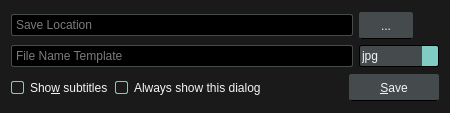
<?xml version="1.0" encoding="UTF-8"?>
<ui version="4.0">
 <class>ScreenshotDialog</class>
 <widget class="QDialog" name="ScreenshotDialog">
  <property name="geometry">
   <rect>
    <x>0</x>
    <y>0</y>
    <width>450</width>
    <height>113</height>
   </rect>
  </property>
  <property name="windowTitle">
   <string>Take Screenshot</string>
  </property>
  <property name="styleSheet">
   <string notr="true">QWidget {
	font: 12px &quot;Noto Sans&quot;, &quot;FreeSans&quot;;
	background: #1A1A1A;
	color: whitesmoke;
}

/* QCheckBox */

QCheckBox::indicator,
QGroupBox::indicator{
	width: 11px;
	height: 11px;
	border: 1px solid #80CBC4;
	border-radius: 2px;
}
QCheckBox::indicator:unchecked,
QGroupBox::indicator:unchecked {
	border: 1px solid whitesmoke;
	background: #1A1A1A;
	image: none;
}
QCheckBox::indicator:checked,
QGroupBox::indicator:checked {
	border: 1px solid #80CBC4;
	background: #80CBC4;
	image: url(:/img/checked.svg);
}

/* QComboBox */

QComboBox {
	background: #454A4D;
	border: 1px solid black;
	border-radius: 2px;
	padding: 2px;
}
QComboBox:focus {
	border: 1px solid #80CBC4;
}
QComboBox::drop-down {
	background: #80CBC4;
	border-top-right-radius: 2px;
	border-bottom-right-radius: 2px;
}
QComboBox::down-arrow {
	image: url(:/img/down-arrow.svg);
}

/* QLineEdit */

QLineEdit {
	background: black;
	border: 1px solid #454A4D;
	border-radius: 2px;
	padding: 2px;
}
QLineEdit:focus {
	border: 1px solid #80CBC4;
}

/* QPushButton */

QPushButton {
	background: #454A4D;
	border: 1px solid #454A4D;
	border-bottom: 1px solid black;
	border-radius: 2px;
	color: whitesmoke;
	min-width: 76px;
	min-height: 17px;
	padding: 4px 6px;
}
QPushButton:focus {
	border: 1px solid #80CBC4;
	outline: none;
}
QPushButton:pressed {
	background: #2E3133;
}
QPushButton:disabled {
	background: transparent;
	border: 1px solid #454A4D;
	color: #B8B8B8;
}</string>
  </property>
  <layout class="QVBoxLayout" name="verticalLayout">
   <item>
    <layout class="QGridLayout" name="gridLayout">
     <item row="0" column="1">
      <widget class="QPushButton" name="browseButton">
       <property name="sizePolicy">
        <sizepolicy hsizetype="Fixed" vsizetype="Fixed">
         <horstretch>0</horstretch>
         <verstretch>0</verstretch>
        </sizepolicy>
       </property>
       <property name="styleSheet">
        <string notr="true">QPushButton {
    min-width: 40px;
}</string>
       </property>
       <property name="text">
        <string>...</string>
       </property>
       <property name="autoDefault">
        <bool>false</bool>
       </property>
      </widget>
     </item>
     <item row="0" column="0">
      <widget class="QLineEdit" name="locationEdit">
       <property name="placeholderText">
        <string>Save Location</string>
       </property>
      </widget>
     </item>
     <item row="1" column="0">
      <widget class="QLineEdit" name="templateEdit">
       <property name="placeholderText">
        <string>File Name Template</string>
       </property>
      </widget>
     </item>
     <item row="1" column="1">
      <widget class="QComboBox" name="formatComboBox">
       <property name="sizePolicy">
        <sizepolicy hsizetype="Fixed" vsizetype="Fixed">
         <horstretch>0</horstretch>
         <verstretch>0</verstretch>
        </sizepolicy>
       </property>
       <property name="minimumSize">
        <size>
         <width>80</width>
         <height>0</height>
        </size>
       </property>
       <item>
        <property name="text">
         <string>jpg</string>
        </property>
       </item>
       <item>
        <property name="text">
         <string>png</string>
        </property>
       </item>
       <item>
        <property name="text">
         <string>tga</string>
        </property>
       </item>
      </widget>
     </item>
    </layout>
   </item>
   <item>
    <layout class="QHBoxLayout" name="horizontalLayout">
     <item>
      <widget class="QCheckBox" name="subtitlesCheckBox">
       <property name="text">
        <string>Sho&amp;w subtitles</string>
       </property>
      </widget>
     </item>
     <item>
      <widget class="QCheckBox" name="showCheckBox">
       <property name="text">
        <string>Always show this dialog</string>
       </property>
       <property name="checked">
        <bool>true</bool>
       </property>
      </widget>
     </item>
     <item>
      <spacer name="horizontalSpacer">
       <property name="orientation">
        <enum>Qt::Horizontal</enum>
       </property>
       <property name="sizeHint" stdset="0">
        <size>
         <width>40</width>
         <height>20</height>
        </size>
       </property>
      </spacer>
     </item>
     <item>
      <widget class="QPushButton" name="saveButton">
       <property name="sizePolicy">
        <sizepolicy hsizetype="Fixed" vsizetype="Fixed">
         <horstretch>0</horstretch>
         <verstretch>0</verstretch>
        </sizepolicy>
       </property>
       <property name="text">
        <string>&amp;Save</string>
       </property>
       <property name="default">
        <bool>true</bool>
       </property>
      </widget>
     </item>
    </layout>
   </item>
  </layout>
 </widget>
 <tabstops>
  <tabstop>locationEdit</tabstop>
  <tabstop>browseButton</tabstop>
  <tabstop>templateEdit</tabstop>
  <tabstop>formatComboBox</tabstop>
  <tabstop>subtitlesCheckBox</tabstop>
  <tabstop>showCheckBox</tabstop>
  <tabstop>saveButton</tabstop>
 </tabstops>
 <resources/>
 <connections/>
</ui>
